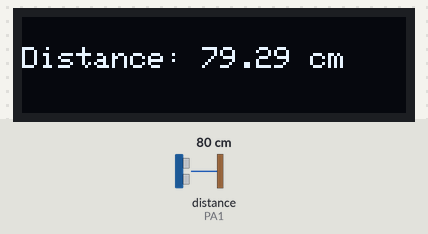
This sketch was run on a simulated STM32 Blue Pill. Shown: 128×32 one-colour display. Wiring (inferred from the names in the program): ultrasonic range finder: trigger PA0; echo PA1. The test bench sets the inputs (shaded band); at power-on: distance to the obstacle (sensor on PA1) 80 cm. The echo pulse lasts 58.3 µs per cm; what the sketch prints to the serial monitor is not drawn.

Above: at 3.2 s.
3.3 s: distance to the obstacle (sensor on PA1) set to 2 cm
At 5.1 s:
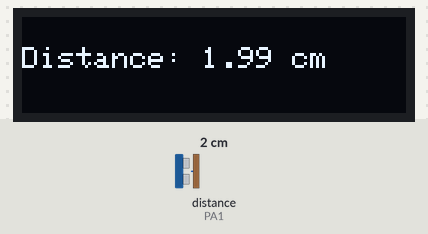
6.1 s: distance to the obstacle (sensor on PA1) set to 4 cm
At 7.9 s:
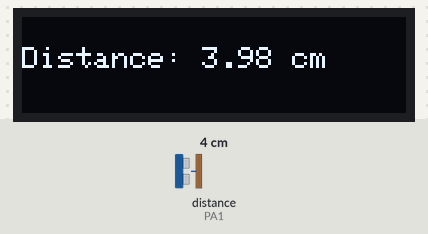
8.2 s: distance to the obstacle (sensor on PA1) set to 9 cm
At 10.0 s:
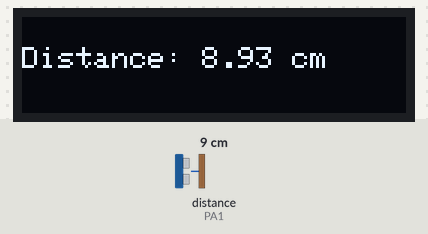
Timing chart, 0 to 11.5 s (numbered marks = the images above; inputs shaded):
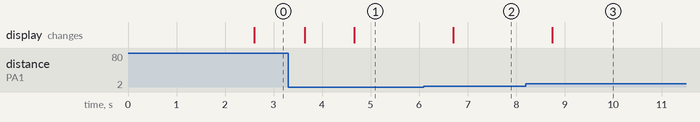

Measured:
- after the input at 3.3 s, the display: first changes after 0.34 s (image 1 shows a later state)
- after the input at 6.1 s, the display: changes after 0.60 s (image 2)
- after the input at 8.2 s, the display: changes after 0.54 s (image 3)

The sketch:

OLED_Ultra_Latest.ino
```cpp
#include <SPI.h>
#include <Wire.h>
#include <Adafruit_GFX.h>
#include <Adafruit_SSD1306.h>

// OLED Display Settings
#define SCREEN_WIDTH 128
#define SCREEN_HEIGHT 32
#define OLED_RESET -1
#define SCREEN_ADDRESS 0x3C
Adafruit_SSD1306 display(SCREEN_WIDTH, SCREEN_HEIGHT, &Wire, OLED_RESET);

// Ultrasonic Sensor Pins
#define TRIG_PIN PA0
#define ECHO_PIN PA1

void setup() {
  // Initialize Serial Communication
  Serial.begin(9600);

  // Initialize Ultrasonic Sensor Pins
  pinMode(TRIG_PIN, OUTPUT);
  pinMode(ECHO_PIN, INPUT);

  // Initialize OLED Display
  if (!display.begin(SSD1306_SWITCHCAPVCC, SCREEN_ADDRESS)) {
    Serial.println(F("SSD1306 allocation failed"));
    for (;;);
  }

  display.clearDisplay();                // Clear OLED screen
  display.setTextSize(1);                // Set text size to normal
  display.setTextColor(SSD1306_WHITE);   // Set text color to white
  display.setCursor(10, 10);             // Set initial message position
  display.print(F("Initializing..."));   // Display startup message
  display.display();                     // Render to OLED
  delay(2000);                           // Wait for 2 seconds
  display.clearDisplay();                // Clear the screen
}

float getDistance() {
  float totalDistance = 0;
  const int samples = 10; // Number of readings to average

  for (int i = 0; i < samples; i++) {
    // Send ultrasonic pulse
    digitalWrite(TRIG_PIN, LOW);
    delayMicroseconds(2);
    digitalWrite(TRIG_PIN, HIGH);
    delayMicroseconds(10);
    digitalWrite(TRIG_PIN, LOW);

    // Measure the pulse duration
    long duration = pulseIn(ECHO_PIN, HIGH);

    // Calculate distance in cm
    float distance = duration * 0.034 / 2;
    totalDistance += distance;

    delay(50); // Short delay between readings
  }

  // Return the average distance
  return totalDistance / samples;
}

void loop() {
  float distance = getDistance();

  // Print distance to Serial Monitor
  Serial.print("Distance: ");
  Serial.print(distance);
  Serial.println(" cm");

  // Display distance on OLED
  display.clearDisplay();                // Clear the OLED screen
  display.setTextSize(1);                // Set text size
  display.setCursor(0, 10);              // Set cursor position
  display.print("Distance: ");           // Print label
  display.print(distance, 2);            // Print distance with 2 decimal places
  display.print(" cm");                  // Add "cm" unit
  display.display();                     // Render the text to the screen

  delay(500); // Wait before the next measurement
}
```
